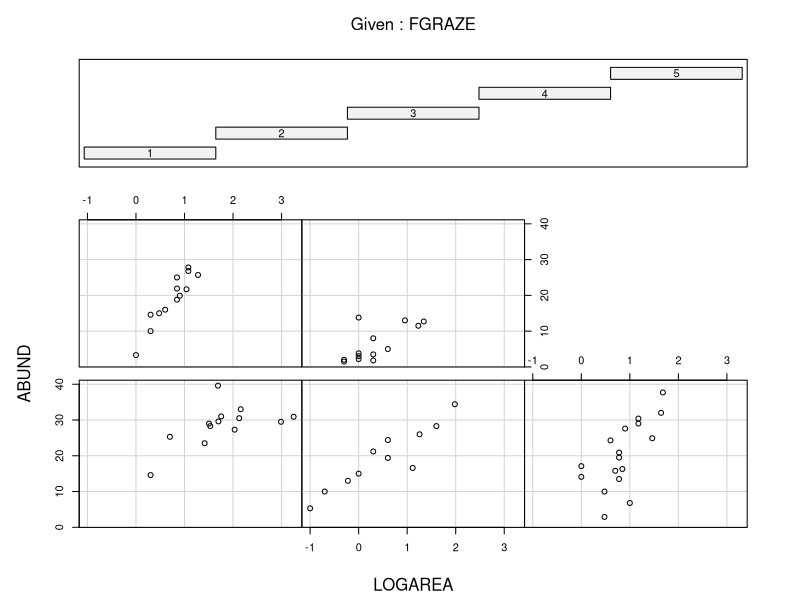
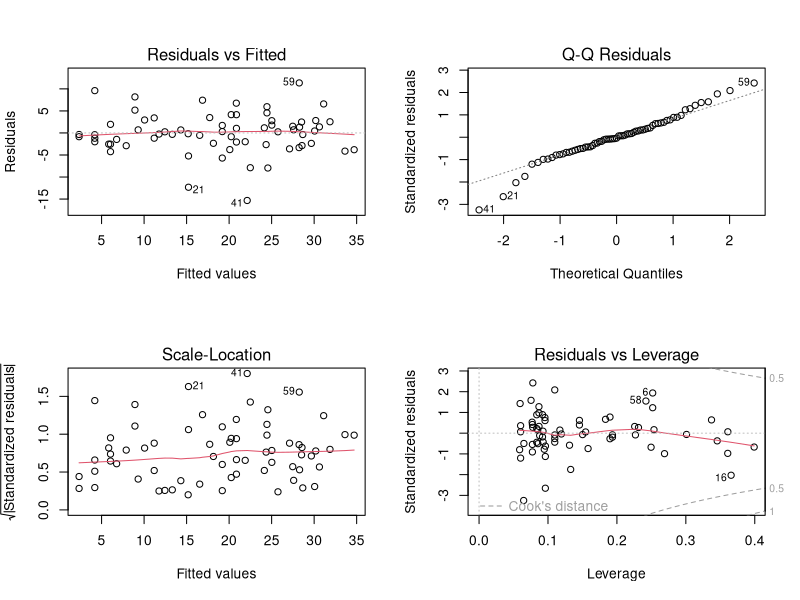
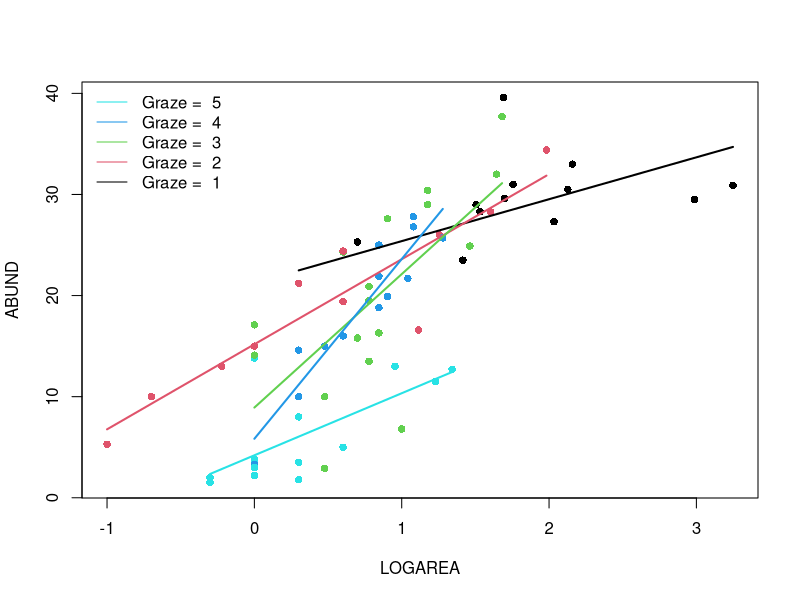
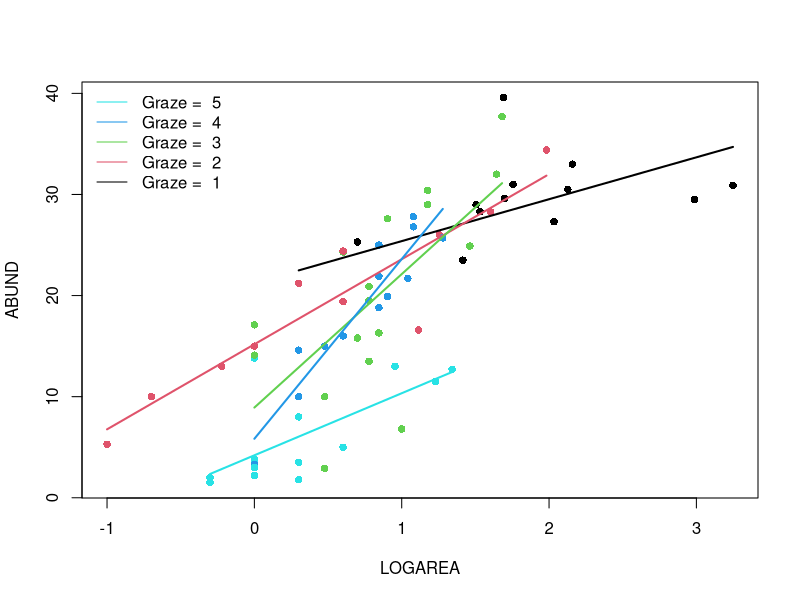
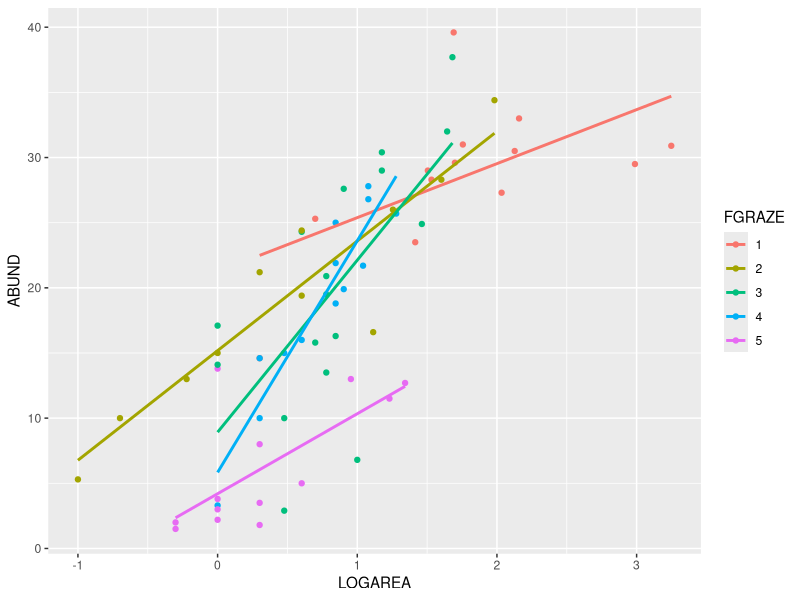

These charts were generated, in order, by the following R code:
## ---- chunk 1
knitr::opts_chunk$set(echo=TRUE, message = FALSE, warning = FALSE, eval = FALSE, cache = FALSE)

SOLUTIONS<- TRUE
## ---- chunk 2
loyn <- read.table("./data/loyn.txt", header = TRUE)
str(loyn)
## ---- chunk 3
loyn$LOGAREA <- log10(loyn$AREA)
# create factor GRAZE as it was originally coded as an integer
loyn$FGRAZE <- factor(loyn$GRAZE)
## ---- chunk 4
coplot(ABUND ~ LOGAREA | FGRAZE, data = loyn)

# or
# library(lattice)
# xyplot(ABUND ~ LOGAREA | FGRAZE, data = loyn)

# - Within a grazing level, abundance seems to increase with the log patch area
#   in a more or less linear fashion
# - Overall, the mean abundance seems to decrease as grazing levels increase.
#   This is most noticeable in the highest grazing level.
# - Some of the slopes of the relationships (imagine a straight line) appear to be 
#   somewhat different for the different graze levels. The slopes for graze levels
#   1 and 2 are similar, but different for graze levels 3, 4, and 5. We will 
#   need to test this with a model.
## ---- chunk 5
birds.inter.1 <- lm(ABUND ~ FGRAZE + LOGAREA + FGRAZE:LOGAREA, data = loyn)

# Or use the 'shortcut' - it's equivalent to the model above
# birds.inter.1 <- lm(ABUND ~ FGRAZE * LOGAREA, data = loyn)
## ---- chunk 6
# first split the plotting device into 2 rows and 2 columns
par(mfrow = c(2,2))

# now create the residuals plots
plot(birds.inter.1)

# To test the normality of residuals assumption we use the Normal Q-Q plot. 
# The central residuals are not too far from the Q-Q line but the extremes
# are too extreme (the tails of the distribution are too long). Some
# observations, both high and low, are poorly explained by the model.

# The plot of the residuals against the fitted values suggests these
# extreme residuals happen for intermediate fitted values.

# Looking at the homogeneity of variance assumption (Residuals vs
# Fitted and Scale-Location plot),
# the graphs are mostly messy, with no clear pattern emerging.

# The observations with the highest leverage don't appear to be overly
# influential, according to the Cook's distances in the Residuals vs
# Leverage plot (all < 0.5).  
## ---- chunk 7
anova(birds.inter.1)

# The null hypothesis is that there is no significant interaction between 
# FGRAZE and LOGAREA. 
# As the P value is smaller than our cutoff of 0.05 (p = 0.005) we reject the 
# null hypothesis and conclude that there is a significant interaction. 

# This means that there is a significant relationship between bird abundance 
# and log area, and that this relationship is different for different levels of 
# graze (at least one of them is different). Put another way, the slopes of the 
# relationship between abundance and log area for each level of graze are different.

# As there is a significant interaction, it's difficult to interpret the main
# effects of FGRAZE and LOGAREA as by definition the effect of one variable is 
# dependent on the value of the other variable.
## ---- chunk 8
summary(birds.inter.1)

# (Intercept)
# Here the Intercept (baseline) is the predicted ABUND when LOGAREA = 0,
# for FGRAZE level 1.
# the null hypothesis for the intercept is that the intercept = 0
# As the P value < 0.05 (7.09e-08) we reject this null hypothesis.

# LOGAREA 
# Represents the slope of the relationship between ABUND and LOGAREA, 
# specific to FGRAZE = 1.
# The null hypothesis is that the slope of the relationship
# between LOGAREA and ABUND = 0, for level FGRAZE = 1 only. 
# So, for graze 1 the slope is 4.14. This means, that for a 1 unit increase in LOGAREA
# we get a corresponding increase of 4.4 birds on average.
# As the P value (0.022) is < 0.05 we conclude that the slope is
# significantly different than 0.

# FGRAZE2
# Is the estimated difference (contrasts) between the *intercept* of FGRAZE level
# 2 and the reference level intercept, FGRAZE = 1.
# The null hypothesis associated with this estimate is that the difference
# in the intercepts between graze level 1 and graze level 2 = 0.
# As the P value (0.118) is > 0.05 we fail to reject this null hypothesis and
# conclude that the intercepts for graze level 1 and graze level 2 are the same.

# FGRAZE3, FGRAZE4, FGRAZE5
# The parameter estimates have the same interpretation as for FGRAZE2 (above). 
# They are all estimates of the difference between FGRAZE at the appropriate level 
# and FGRAZE 1 (Intercept).

# FGRAZE2:LOGAREA
# This represents the difference in the slope of the relationship between ABUND 
# and LOGAREA between graze level 2 and graze level 1.
# The null hypothesis is that the difference in slopes between graze level 1 
# and 2 = 0 (i.e. no difference).
# As the P value (0.082) > 0.05 we conclude that the slopes are not different 
# (i.e. they are the same).

# FGRAZE3:LOGAREA
# This represents the difference in the slope of the relationship between ABUND 
# and LOGAREA between graze level 3 and graze level 1.
# The null hypothesis is that the difference in slopes between graze level 1 
# and 3 = 0 (i.e. no difference).
# As the P value (0.004) < 0.05 we conclude that the slopes are different (and
# therefore the relationship is different).

# FGRAZE4:LOGAREA, # FGRAZE5:LOGAREA
# These parameter estimates and null hypotheses are interpreted in the same way 
# as for FGRAZE4:LOGAREA and FGRAZE5:LOGAREA


# The Multiple R-square value is 0.79, so 79% of the variation in the data is 
# explained by the model. This is quite a bit more than the models with only
# LOGAREA and FGRAZE as single explanatory variables.
## ---- chunk 9
par(mfrow= c(1, 1))
plot(ABUND ~ LOGAREA, data = loyn, col = GRAZE, pch = 16)
# Note: # colour 1 means black in R
# colour 2 means red in R
# colour 3 means green in R
# colour 4 means blue in R
# colour 5 means cyan in R

# FGRAZE1
# create a sequence of increasing LOGAREA within the observed range
LOGAREA.seq <- seq(from = min(loyn$LOGAREA[loyn$FGRAZE == 1]),
					to = max(loyn$LOGAREA[loyn$FGRAZE == 1]),
					length = 20)

# create data frame for prediction
dat4pred <- data.frame(FGRAZE = "1", LOGAREA = LOGAREA.seq)

# predict for new data
P1 <- predict(birds.inter.1, newdata = dat4pred)

# add the predictions to the plot of the data
lines(dat4pred$LOGAREA, P1, col = 1, lwd = 2)

# FGRAZE2
LOGAREA.seq <- seq(from = min(loyn$LOGAREA[loyn$FGRAZE == 2]),
					to = max(loyn$LOGAREA[loyn$FGRAZE == 2]),
					length = 20)

dat4pred <- data.frame(FGRAZE = "2", LOGAREA = LOGAREA.seq)

P2 <- predict(birds.inter.1, newdata = dat4pred)

lines(dat4pred$LOGAREA, P2, col = 2, lwd = 2)

# FGRAZE3
LOGAREA.seq <- seq(from = min(loyn$LOGAREA[loyn$FGRAZE == 3]),
					to = max(loyn$LOGAREA[loyn$FGRAZE == 3]),
					length = 20)

dat4pred <- data.frame(FGRAZE = "3", LOGAREA = LOGAREA.seq)

P3 <- predict(birds.inter.1, newdata = dat4pred)

lines(dat4pred$LOGAREA, P3, col = 3, lwd = 2)

# FGRAZE4
LOGAREA.seq <- seq(from = min(loyn$LOGAREA[loyn$FGRAZE == 4]),
					to = max(loyn$LOGAREA[loyn$FGRAZE == 4]),
					length = 20)

dat4pred <- data.frame(FGRAZE = "4", LOGAREA = LOGAREA.seq)

P4 <- predict(birds.inter.1, newdata = dat4pred)

lines(dat4pred$LOGAREA, P4, col = 4, lwd = 2)

# FGRAZE5
LOGAREA.seq <- seq(from = min(loyn$LOGAREA[loyn$FGRAZE == 5]),
					to = max(loyn$LOGAREA[loyn$FGRAZE == 5]),
					length = 20)

dat4pred <- data.frame(FGRAZE = "5", LOGAREA = LOGAREA.seq)

P5 <- predict(birds.inter.1, newdata = dat4pred)

lines(dat4pred$LOGAREA, P5, col = 5, lwd = 2)

legend("topleft", 
 legend = paste("Graze = ", 5:1), 
 col = c(5:1), bty = "n",
 lty = c(1, 1, 1), 
 lwd = c(1, 1, 1))
## ---- chunk 10
# Okay, that was a long-winded way of doing this.
# If, like me, you prefer more compact code and less risks of errors,
# you can use a loop, to save repeating the sequence 5 times:
par(mfrow = c(1, 1))
plot(ABUND ~ LOGAREA, data = loyn, col = GRAZE, pch = 16)

for(g in levels(loyn$FGRAZE)){ # g will take the values "1", "2",..., "5" in turn
	LOGAREA.seq <- seq(from = min(loyn$LOGAREA[loyn$FGRAZE == g]),
										to = max(loyn$LOGAREA[loyn$FGRAZE == g]),
														length = 20)
	dat4pred <- data.frame(FGRAZE = g, LOGAREA = LOGAREA.seq)
	predicted <- predict(birds.inter.1, newdata = dat4pred)
	lines(dat4pred$LOGAREA, predicted, col = as.numeric(g), lwd = 2)
}
legend("topleft", 
 legend = paste("Graze = ", 5:1), 
 col = c(5:1), bty= "n",
 lty = c(1, 1, 1), 
 lwd = c(1, 1, 1))
## ---- chunk 11
# install.packages('ggplot2', dep = TRUE)
library(ggplot2)

ggplot(loyn, aes(x = LOGAREA, y = ABUND, colour = FGRAZE) ) +
     geom_point() +
     geom_smooth(method = "lm", se = FALSE)
